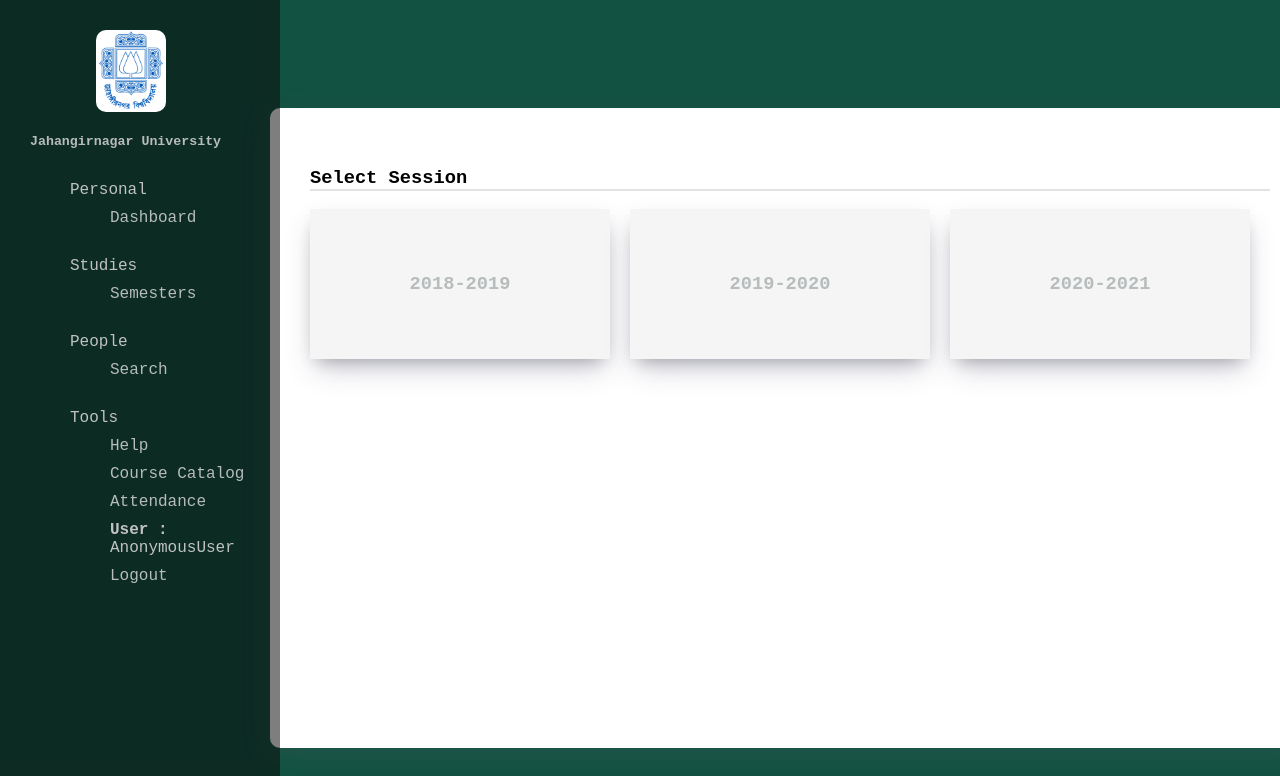
Screenshot of /preclass/ with the database file from the repository.
### omorapp/models.py (models this page shows, shortened)
class Session(models.Model):
    session=models.IntegerField(default=0)

### omorapp/views.py (the view)
# urls.py: path('preclass/',views.preclass,name='preclass'),
def preclass(request):
    session=Session.objects.filter()
    cont={'session':session}
    return render(request,'preclass.html',cont)

### templates/preclass.html (shortened to what this page needs)
{%extends 'home.html'%} {%block body%}
<!DOCTYPE html>
<html lang="en">
  <head>
  </head>
  <body>
    <div class="con">
      <h3 class="header">Select Session</h3>
      <div class="kur">
        {%for o in session%}
        <a href="/class/{{o.session}}">
          <h3>{{o.session}}-{{o.session|add:1}}</h3>
        </a>
        {%endfor%}
      </div>
    </div>
  </body>
</html>
{%endblock body%}

### templates/home.html (style rules this page uses)
body { background: rgba(13, 78, 62, 0.976); position: relative; display: flex; justify-content: center; align-items: center; overflow-x: hidden; font-family: "Courier New", Courier, monospace; }
a { text-decoration: none; color: rgb(183, 188, 188); }

### templates/preclass.html (style rules this page uses)
.con { margin-left: 300px; background: white; width: 90vw; margin-top: 100px; border-radius: 10px; box-shadow: rgba(100, 100, 111, 0.2) 0px 7px 29px 0px; padding: 40px; height: 70vh; }
.header { border-bottom: 2px solid rgba(153, 152, 152, 0.277); }
.kur { display: flex; justify-content: flex-start; align-items: center; }
.kur > * { display: flex; justify-content: center; align-items: center; width: 300px; height: 150px; background: whitesmoke; margin-right: 20px; box-shadow: rgba(50, 50, 93, 0.25) 0px 13px 27px -5px, rgba(0, 0, 0, 0.3) 0px 8px 16px -8px; }

### rows the page displays
Session: session "2018", session|add "2019"
Session: session "2019", session|add "2020"
Session: session "2020", session|add "2021"

### other values shown
{{ user }} "AnonymousUser"
